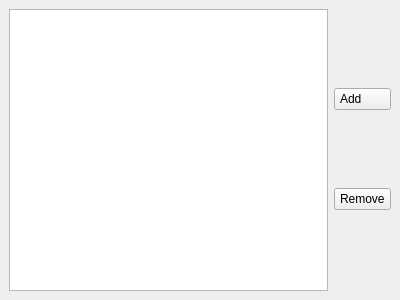
<?xml version="1.0" encoding="UTF-8"?>
<ui version="4.0">
 <class>ExtenWindow</class>
 <widget class="QMainWindow" name="ExtenWindow">
  <property name="geometry">
   <rect>
    <x>0</x>
    <y>0</y>
    <width>400</width>
    <height>300</height>
   </rect>
  </property>
  <property name="windowTitle">
   <string>Extensions</string>
  </property>
  <property name="styleSheet">
   <string notr="true">QObject
{
	font: 10pt &quot;MS Shell Dlg 2&quot;;
}
#textOutput
{
	font: 13pt &quot;MS Shell Dlg 2&quot;;;
}
QPushButton, QComboBox
{
	padding-top: 3px;
	padding-bottom: 3px;
	padding-right: 5px;
	padding-left: 5px;
	text-align: left;
}</string>
  </property>
  <widget class="QWidget" name="centralWidget">
   <layout class="QHBoxLayout" name="horizontalLayout">
    <item>
     <widget class="QListWidget" name="extenList">
      <property name="dragDropMode">
       <enum>QAbstractItemView::InternalMove</enum>
      </property>
      <property name="defaultDropAction">
       <enum>Qt::MoveAction</enum>
      </property>
     </widget>
    </item>
    <item>
     <layout class="QVBoxLayout">
      <item>
       <spacer name="verticalSpacer">
        <property name="orientation">
         <enum>Qt::Vertical</enum>
        </property>
       </spacer>
      </item>
      <item>
       <widget class="QPushButton" name="addButton">
        <property name="text">
         <string>Add</string>
        </property>
       </widget>
      </item>
      <item>
       <widget class="QPushButton" name="rmvButton">
        <property name="text">
         <string>Remove</string>
        </property>
       </widget>
      </item>
      <item>
       <spacer>
        <property name="orientation">
         <enum>Qt::Vertical</enum>
        </property>
       </spacer>
      </item>
     </layout>
    </item>
   </layout>
  </widget>
 </widget>
 <resources/>
 <connections/>
</ui>
